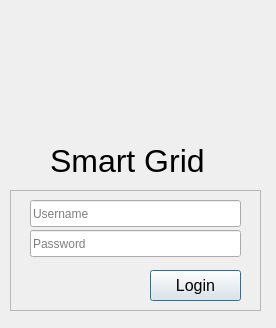
<?xml version="1.0" encoding="UTF-8"?>
<ui version="4.0">
 <class>Dialog</class>
 <widget class="QDialog" name="Dialog">
  <property name="geometry">
   <rect>
    <x>0</x>
    <y>0</y>
    <width>276</width>
    <height>328</height>
   </rect>
  </property>
  <property name="windowTitle">
   <string>Dialog</string>
  </property>
  <widget class="QFrame" name="frame">
   <property name="geometry">
    <rect>
     <x>10</x>
     <y>190</y>
     <width>251</width>
     <height>121</height>
    </rect>
   </property>
   <property name="frameShape">
    <enum>QFrame::StyledPanel</enum>
   </property>
   <property name="frameShadow">
    <enum>QFrame::Raised</enum>
   </property>
   <widget class="QLineEdit" name="lineEdit">
    <property name="geometry">
     <rect>
      <x>20</x>
      <y>10</y>
      <width>211</width>
      <height>27</height>
     </rect>
    </property>
    <property name="inputMask">
     <string/>
    </property>
    <property name="text">
     <string/>
    </property>
    <property name="echoMode">
     <enum>QLineEdit::Normal</enum>
    </property>
    <property name="placeholderText">
     <string>Username</string>
    </property>
   </widget>
   <widget class="QLineEdit" name="lineEdit_2">
    <property name="geometry">
     <rect>
      <x>20</x>
      <y>40</y>
      <width>211</width>
      <height>27</height>
     </rect>
    </property>
    <property name="echoMode">
     <enum>QLineEdit::Password</enum>
    </property>
    <property name="placeholderText">
     <string>Password</string>
    </property>
   </widget>
   <widget class="QPushButton" name="pushButton">
    <property name="geometry">
     <rect>
      <x>140</x>
      <y>80</y>
      <width>91</width>
      <height>31</height>
     </rect>
    </property>
    <property name="font">
     <font>
      <pointsize>12</pointsize>
     </font>
    </property>
    <property name="text">
     <string>Login</string>
    </property>
   </widget>
  </widget>
  <widget class="QLabel" name="label">
   <property name="geometry">
    <rect>
     <x>50</x>
     <y>140</y>
     <width>171</width>
     <height>41</height>
    </rect>
   </property>
   <property name="font">
    <font>
     <pointsize>24</pointsize>
    </font>
   </property>
   <property name="text">
    <string>Smart Grid</string>
   </property>
  </widget>
  <widget class="QLabel" name="label_2">
   <property name="geometry">
    <rect>
     <x>70</x>
     <y>10</y>
     <width>141</width>
     <height>141</height>
    </rect>
   </property>
   <property name="text">
    <string/>
   </property>
   <property name="pixmap">
    <pixmap>images/login.png</pixmap>
   </property>
  </widget>
 </widget>
 <resources/>
 <connections/>
</ui>
